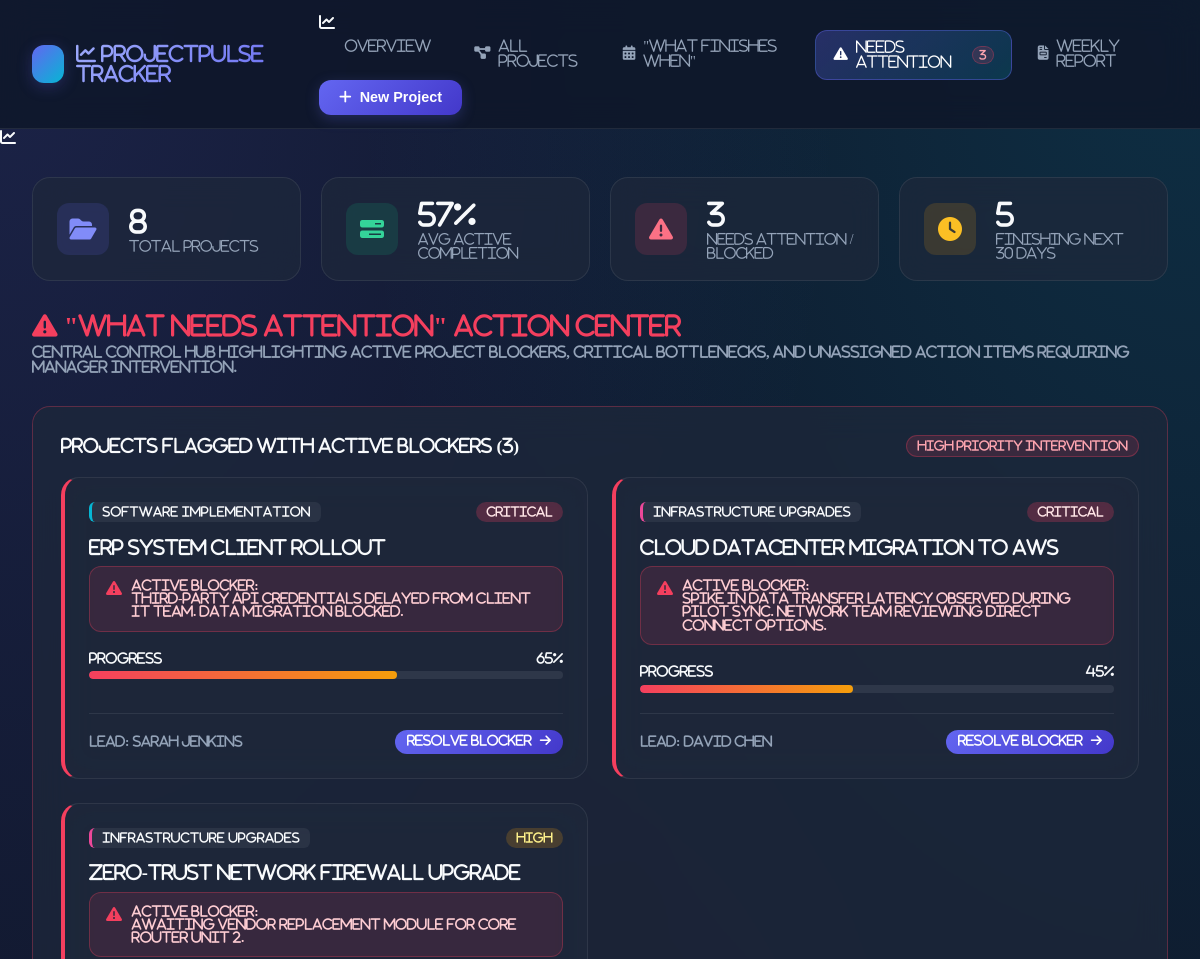
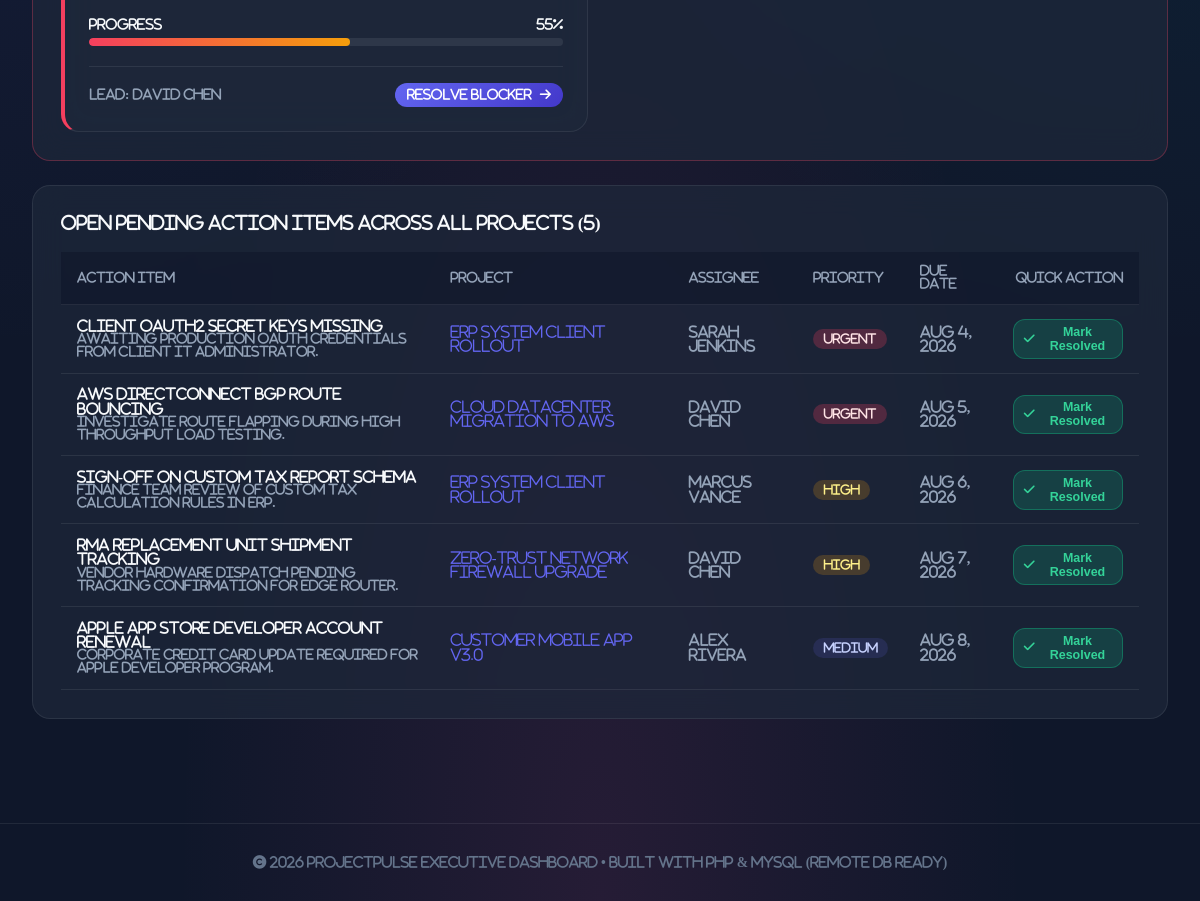
The app's page /attention.php with its own data (2 pictures, top to bottom).
### tables this page shows
CREATE TABLE `projects` (
  `id` INT AUTO_INCREMENT PRIMARY KEY,
  `title` VARCHAR(150) NOT NULL,
  `category_id` INT NOT NULL,
  `description` TEXT NULL,
  `status` ENUM('Planning', 'In Progress', 'Under Review', 'On Hold', 'Needs Attention', 'Completed') NOT NULL DEFAULT 'In Progress',
  `priority` ENUM('Low', 'Medium', 'High', 'Critical') NOT NULL DEFAULT 'Medium',
  `progress_percent` TINYINT UNSIGNED NOT NULL DEFAULT 0,
  `start_date` DATE NOT NULL,
  `target_completion_date` DATE NOT NULL,
  `actual_completion_date` DATE NULL,
  `owner_name` VARCHAR(100) NOT NULL,
  `needs_attention` TINYINT(1) NOT NULL DEFAULT 0,
  `attention_reason` TEXT NULL,
  `created_at` TIMESTAMP DEFAULT CURRENT_TIMESTAMP,
  `updated_at` TIMESTAMP DEFAULT CURRENT_TIMESTAMP ON UPDATE CURRENT_TIMESTAMP,
  FOREIGN KEY (`category_id`) REFERENCES `categories`(`id`) ON DELETE CASCADE
);

CREATE TABLE `categories` (
  `id` INT AUTO_INCREMENT PRIMARY KEY,
  `slug` VARCHAR(50) NOT NULL UNIQUE,
  `name` VARCHAR(100) NOT NULL,
  `icon` VARCHAR(50) NOT NULL DEFAULT 'folder',
  `description` VARCHAR(255) NULL,
  `color_code` VARCHAR(20) NOT NULL DEFAULT '#3b82f6',
  `created_at` TIMESTAMP DEFAULT CURRENT_TIMESTAMP
);

CREATE TABLE `pendings` (
  `id` INT AUTO_INCREMENT PRIMARY KEY,
  `project_id` INT NOT NULL,
  `title` VARCHAR(200) NOT NULL,
  `description` TEXT NULL,
  `assigned_to` VARCHAR(100) NULL,
  `priority` ENUM('Low', 'Medium', 'High', 'Urgent') NOT NULL DEFAULT 'Medium',
  `status` ENUM('Open', 'In Review', 'Resolved') NOT NULL DEFAULT 'Open',
  `due_date` DATE NULL,
  `created_at` TIMESTAMP DEFAULT CURRENT_TIMESTAMP,
  `resolved_at` TIMESTAMP NULL,
  FOREIGN KEY (`project_id`) REFERENCES `projects`(`id`) ON DELETE CASCADE
);

### includes/functions.php (called while the page is built, shortened)
<?php
function getDashboardMetrics() {
    $db = getDBConnection();
    try {
        $totalProjects = $db->query("SELECT COUNT(*) FROM projects")->fetchColumn();
        $avgProgress   = $db->query("SELECT COALESCE(ROUND(AVG(progress_percent)), 0) FROM projects WHERE status != 'Completed'")->fetchColumn();
        $attention     = $db->query("SELECT COUNT(*) FROM projects WHERE needs_attention = 1 OR status = 'Needs Attention'")->fetchColumn();
        $today = date('Y-m-d');
        $thirtyDays = date('Y-m-d', strtotime('+30 days'));
        $stmt = $db->prepare("SELECT COUNT(*) FROM projects WHERE target_completion_date BETWEEN :today AND :thirtyDays AND status != 'Completed'");
        $stmt->execute(['today' => $today, 'thirtyDays' => $thirtyDays]);
        $finishingSoon = $stmt->fetchColumn();
        $openPendings = $db->query("SELECT COUNT(*) FROM pendings WHERE status != 'Resolved'")->fetchColumn();
        return [
            'total_projects'   => (int)$totalProjects,
            'avg_progress'     => (int)$avgProgress,
            'attention_needed' => (int)$attention,
            'finishing_soon'   => (int)$finishingSoon,
            'total_pendings'   => (int)$openPendings,
        ];
    } catch (PDOException $e) {
        return [
            'total_projects' => 0, 'avg_progress' => 0, 'attention_needed' => 0, 'finishing_soon' => 0, 'total_pendings' => 0
        ];
    }
}
function getProjects($filters = []) {
    $db = getDBConnection();
    $sql = "SELECT p.*, c.name as category_name, c.color_code as category_color, c.slug as category_slug,
            (SELECT COUNT(*) FROM pendings WHERE project_id = p.id AND status != 'Resolved') as open_pendings_count,
            (SELECT COUNT(*) FROM milestones WHERE project_id = p.id) as total_milestones,
            (SELECT COUNT(*) FROM milestones WHERE project_id = p.id AND status = 'Completed') as completed_milestones
            FROM projects p
            JOIN categories c ON p.category_id = c.id
            WHERE 1=1";
    $params = [];
    if (!empty($filters['only_attention'])) {
        $sql .= " AND (p.needs_attention = 1 OR p.status = 'Needs Attention')";
    }
    $sql .= " ORDER BY p.needs_attention DESC, FIELD(p.priority, 'Critical', 'High', 'Medium', 'Low'), p.target_completion_date ASC";
    try {
        $stmt = $db->prepare($sql);
        $stmt->execute($params);
        return $stmt->fetchAll();
    } catch (PDOException $e) {
        return [];
    }
}
function getPendings($projectId = null, $onlyOpen = false) {
    $db = getDBConnection();
    $sql = "SELECT pend.*, proj.title as project_title, cat.name as category_name, cat.color_code as category_color
            FROM pendings pend
            JOIN projects proj ON pend.project_id = proj.id
            JOIN categories cat ON proj.category_id = cat.id
            WHERE 1=1";
    $params = [];
    if ($onlyOpen) {
        $sql .= " AND pend.status != 'Resolved'";
    }
    $sql .= " ORDER BY FIELD(pend.priority, 'Urgent', 'High', 'Medium', 'Low'), pend.due_date ASC";
    try {
        $stmt = $db->prepare($sql);
        $stmt->execute($params);
        return $stmt->fetchAll();
    } catch (PDOException $e) {
        return [];
    }
}
function getPriorityBadgeClass($priority) {
    switch ($priority) {
        case 'Critical':
        case 'Urgent':   return 'priority-critical';
        case 'High':     return 'priority-high';
        case 'Medium':   return 'priority-medium';
    }
}

### attention.php (the view, shortened to what this page needs)
<?php
require_once __DIR__ . '/includes/header.php';
$attentionProjects = getProjects(['only_attention' => true]);
$openPendings = getPendings(null, true);
?>
<div style="margin-bottom: 2rem;">
  <div style="display: flex; align-items: center; gap: 0.75rem; margin-bottom: 0.4rem;">
    <h2 style="font-size: 1.6rem; font-weight: 700; color: var(--accent-rose);">
      <i class="fa-solid fa-triangle-exclamation"></i> "What Needs Attention" Action Center
    </h2>
  </div>
  <p style="color: var(--text-muted); font-size: 0.9rem;">
    Central control hub highlighting active project blockers, critical bottlenecks, and unassigned action items requiring manager intervention.
  </p>
</div>
<div class="panel-card" style="border-color: rgba(244, 63, 94, 0.3);">
  <div class="panel-title">
    <span>Projects Flagged with Active Blockers (<?= count($attentionProjects) ?>)</span>
    <span class="badge badge-danger">High Priority Intervention</span>
  </div>
  <?php if (empty($attentionProjects)): ?>
    <div style="text-align: center; padding: 2rem; color: var(--text-muted);">
      <i class="fa-solid fa-circle-check" style="font-size: 2.5rem; color: var(--accent-emerald); margin-bottom: 0.75rem;"></i>
      <p style="font-weight: 600; color: var(--text-main);">No projects currently flagged as blocked or needing attention!</p>
    </div>
  <?php else: ?>
    <div class="projects-grid">
      <?php foreach ($attentionProjects as $project): ?>
        <?php
          $priorityClass = getPriorityBadgeClass($project['priority']);
        ?>
        <div class="project-card attention-border">
          <div>
            <div class="project-card-header">
              <span class="category-tag" style="border-left: 3px solid <?= $project['category_color'] ?>;">
                <?= htmlspecialchars($project['category_name']) ?>
              </span>
              <span class="badge <?= $priorityClass ?>"><?= $project['priority'] ?></span>
            </div>
            <h3 class="project-title">
              <a href="project_detail.php?id=<?= $project['id'] ?>">
                <?= htmlspecialchars($project['title']) ?>
              </a>
            </h3>
            <div class="attention-banner">
              <i class="fa-solid fa-triangle-exclamation"></i>
              <div>
                <strong>Active Blocker:</strong><br>
                <?= htmlspecialchars($project['attention_reason'] ?: 'Flagged as requiring urgent attention.') ?>
              </div>
            </div>
            <div class="progress-section">
              <div class="progress-header">
                <span>Progress</span>
                <span><?= $project['progress_percent'] ?>%</span>
              </div>
              <div class="progress-bar-bg">
                <div class="progress-bar-fill critical" style="width: <?= $project['progress_percent'] ?>%;"></div>
              </div>
            </div>
          </div>
          <div class="project-card-footer">
            <span style="color: var(--text-muted);">Lead: <strong><?= htmlspecialchars($project['owner_name']) ?></strong></span>
            <a href="project_detail.php?id=<?= $project['id'] ?>" class="btn-primary-action" style="padding: 0.35rem 0.75rem; font-size: 0.8rem; box-shadow: none;">
              Resolve Blocker <i class="fa-solid fa-arrow-right"></i>
            </a>
          </div>
        </div>
      <?php endforeach; ?>
    </div>
  <?php endif; ?>
</div>
<div class="panel-card">
  <div class="panel-title">
    <span>Open Pending Action Items across all Projects (<?= count($openPendings) ?>)</span>
  </div>
  <table style="width: 100%; border-collapse: collapse; text-align: left; font-size: 0.9rem;">
    <thead>
      <tr style="background: rgba(15, 23, 42, 0.6); border-bottom: 1px solid var(--border-color); color: var(--text-muted); font-size: 0.8rem; text-transform: uppercase;">
        <th style="padding: 0.85rem 1rem;">Action Item</th>
        <th style="padding: 0.85rem 1rem;">Project</th>
        <th style="padding: 0.85rem 1rem;">Assignee</th>
        <th style="padding: 0.85rem 1rem;">Priority</th>
        <th style="padding: 0.85rem 1rem;">Due Date</th>
        <th style="padding: 0.85rem 1rem; text-align: right;">Quick Action</th>
      </tr>
    </thead>
    <tbody>
      <?php if (empty($openPendings)): ?>
        <tr>
          <td colspan="6" style="padding: 2rem; text-align: center; color: var(--text-muted);">
            No open pendings recorded!
          </td>
        </tr>
      <?php else: ?>
        <?php foreach ($openPendings as $item): ?>
          <?php $prioClass = getPriorityBadgeClass($item['priority']); ?>
          <tr style="border-bottom: 1px solid var(--border-color);">
            <td style="padding: 0.85rem 1rem;">
              <strong style="color: var(--text-main);"><?= htmlspecialchars($item['title']) ?></strong>
              <?php if (!empty($item['description'])): ?>
                <div style="font-size: 0.8rem; color: var(--text-muted);"><?= htmlspecialchars($item['description']) ?></div>
              <?php endif; ?>
            </td>
            <td style="padding: 0.85rem 1rem;">
              <a href="project_detail.php?id=<?= $item['project_id'] ?>" style="color: var(--primary); font-weight: 500;">
                <?= htmlspecialchars($item['project_title']) ?>
              </a>
            </td>
            <td style="padding: 0.85rem 1rem; color: var(--text-muted);">
              <?= htmlspecialchars($item['assigned_to'] ?: 'Unassigned') ?>
            </td>
            <td style="padding: 0.85rem 1rem;">
              <span class="badge <?= $prioClass ?>"><?= $item['priority'] ?></span>
            </td>
            <td style="padding: 0.85rem 1rem; color: var(--text-muted);">
              <?= $item['due_date'] ? date('M j, Y', strtotime($item['due_date'])) : 'N/A' ?>
            </td>
            <td style="padding: 0.85rem 1rem; text-align: right;">
              <button class="btn-primary-action" style="padding: 0.3rem 0.6rem; font-size: 0.78rem; background: rgba(16, 185, 129, 0.2); color: #34d399; border: 1px solid rgba(16, 185, 129, 0.4); box-shadow: none;"
                      onclick="togglePendingStatus(<?= $item['id'] ?>, 'Resolved')">
                <i class="fa-solid fa-check"></i> Mark Resolved
              </button>
            </td>
          </tr>
        <?php endforeach; ?>
      <?php endif; ?>
    </tbody>
  </table>
</div>
<?php require_once __DIR__ . '/includes/footer.php'; ?>

### includes/header.php (shortened to what this page needs)
<?php
require_once __DIR__ . '/functions.php';
$currentPage = basename($_SERVER['PHP_SELF']);
$metrics = getDashboardMetrics();
?>
<!DOCTYPE html>
<html lang="en">
<head>
  <link rel="stylesheet" href="https://cdnjs.cloudflare.com/ajax/libs/font-awesome/6.4.0/css/all.min.css">
  <link rel="stylesheet" href="assets/css/style.css">
</head>
<body>
<header class="navbar">
  <a href="index.php" class="brand">
    <div class="brand-icon">
      <i class="fa-solid fa-chart-line">
    </div>
    <span>ProjectPulse Tracker</span>
  </a>
  <nav>
    <ul class="nav-links">
      <li class="nav-item">
        <a href="index.php" class="<?= $currentPage === 'index.php' ? 'active' : '' ?>">
          <i class="fa-solid fa-grid-2"></i> Overview
        </a>
      </li>
      <li class="nav-item">
        <a href="projects.php" class="<?= $currentPage === 'projects.php' ? 'active' : '' ?>">
          <i class="fa-solid fa-diagram-project"></i> All Projects
        </a>
      </li>
      <li class="nav-item">
        <a href="timeline.php" class="<?= $currentPage === 'timeline.php' ? 'active' : '' ?>">
          <i class="fa-solid fa-calendar-days"></i> "What Finishes When"
        </a>
      </li>
      <li class="nav-item">
        <a href="attention.php" class="<?= $currentPage === 'attention.php' ? 'active' : '' ?>">
          <i class="fa-solid fa-triangle-exclamation"></i> Needs Attention
          <?php if ($metrics['attention_needed'] > 0): ?>
            <span class="badge badge-danger" style="margin-left: 0.2rem; padding: 0.15rem 0.4rem; font-size: 0.7rem;"><?= $metrics['attention_needed'] ?></span>
          <?php endif; ?>
        </a>
      </li>
      <li class="nav-item">
  <a href="weekly_report.php" class="<?= $currentPage === 'weekly_report.php' ? 'active' : '' ?>">
    <i class="fa-solid fa-file-invoice"></i> Weekly Report
  </a>
</li>
    </ul>
  </nav>
  <div>
    <button class="btn-primary-action" onclick="openModal('addProjectModal')">
      <i class="fa-solid fa-plus"></i> New Project
    </button>
  </div>
</header>
<main class="main-container">
<section class="stats-grid">
  <div class="stat-card">
    <div class="stat-icon blue">
      <i class="fa-solid fa-folder-open"></i>
    </div>
    <div class="stat-info">
      <div class="stat-value"><?= $metrics['total_projects'] ?></div>
      <div class="stat-label">Total Projects</div>
    </div>
  </div>
  <div class="stat-card">
    <div class="stat-icon emerald">
      <i class="fa-solid fa-bars-progress"></i>
    </div>
    <div class="stat-info">
      <div class="stat-value"><?= $metrics['avg_progress'] ?>%</div>
      <div class="stat-label">Avg Active Completion</div>
    </div>
  </div>
  <div class="stat-card">
    <div class="stat-icon rose">
      <i class="fa-solid fa-triangle-exclamation"></i>
    </div>
    <div class="stat-info">
      <div class="stat-value"><?= $metrics['attention_needed'] ?></div>
      <div class="stat-label">Needs Attention / Blocked</div>
    </div>
  </div>
  <div class="stat-card">
    <div class="stat-icon amber">
      <i class="fa-solid fa-clock"></i>
    </div>
    <div class="stat-info">
      <div class="stat-value"><?= $metrics['finishing_soon'] ?></div>
      <div class="stat-label">Finishing Next 30 Days</div>
    </div>
  </div>
</section>

### includes/footer.php (shortened to what this page needs)
</main>
<footer class="footer">
  <p>&copy; <?= date('Y') ?> ProjectPulse Executive Dashboard &bull; Built with PHP &amp; MySQL (Remote DB Ready)</p>
</footer>
</body>
</html>

### records on screen
projects: category.name "SOFTWARE IMPLEMENTATION", priority "Critical", title "ERP System Client Rollout", attention_reason "Third-party API credentials delayed from client IT team. Data migration blocked.", progress_percent "65", owner_name "Sarah Jenkins"
projects: category.name "INFRASTRUCTURE UPGRADES", priority "Critical", title "Cloud Datacenter Migration to AWS", attention_reason "Spike in data transfer latency observed during pilot sync. Network team reviewing direct connect options.", progress_percent "45", owner_name "David Chen"
projects: category.name "INFRASTRUCTURE UPGRADES", priority "High", title "Zero-Trust Network Firewall Upgrade", attention_reason "Awaiting vendor replacement module for core router unit 2.", progress_percent "55", owner_name "David Chen"
pendings: title "Client OAuth2 Secret Keys missing", description "Awaiting Production OAuth Credentials from Client IT Administrator.", project.title "ERP System Client Rollout", assigned_to "Sarah Jenkins", priority "Urgent", due_date "Aug 4, 2026"
pendings: title "AWS DirectConnect BGP Route Bouncing", description "Investigate route flapping during high throughput load testing.", project.title "Cloud Datacenter Migration to AWS", assigned_to "David Chen", priority "Urgent", due_date "Aug 5, 2026"
pendings: title "Sign-off on Custom Tax Report Schema", description "Finance team review of custom tax calculation rules in ERP.", project.title "ERP System Client Rollout", assigned_to "Marcus Vance", priority "High", due_date "Aug 6, 2026"
pendings: title "RMA Replacement Unit Shipment tracking", description "Vendor hardware dispatch pending tracking confirmation for edge router.", project.title "Zero-Trust Network Firewall Upgrade", assigned_to "David Chen", priority "High", due_date "Aug 7, 2026"
pendings: title "Apple App Store Developer Account Renewal", description "Corporate credit card update required for Apple Developer program.", project.title "Customer Mobile App v3.0", assigned_to "Alex Rivera", priority "Medium", due_date "Aug 8, 2026"

### other values on screen
$metrics['attention_needed'] "3"
$metrics['total_projects'] "8"
$metrics['avg_progress'] "57"
$metrics['finishing_soon'] "5"
count($attentionProjects) "3"
count($openPendings) "5"
